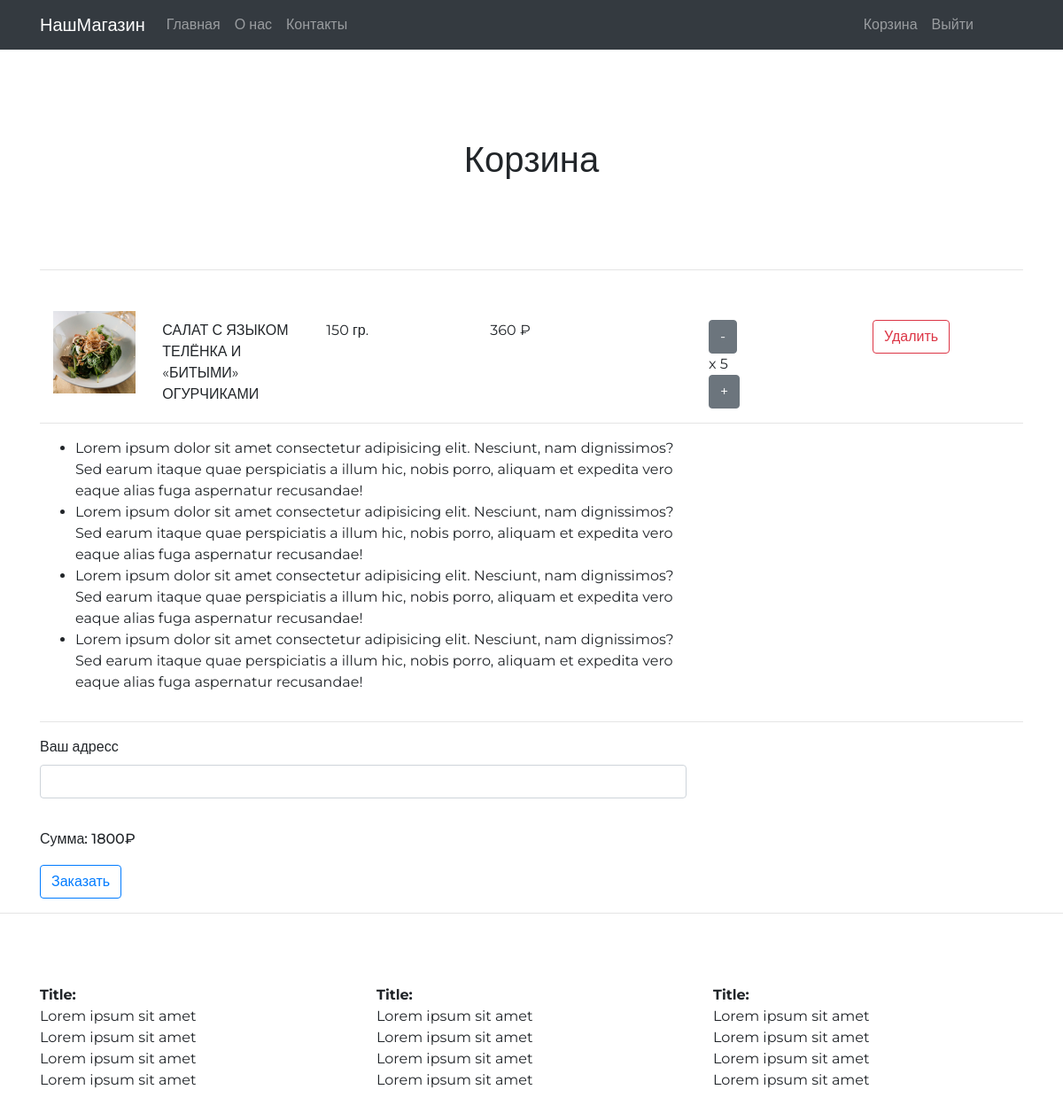
Screenshot of /basket/ (signed in) with the database file from the repository.
### shop/models.py (models this page shows, shortened)
class BasketsItem(models.Model):
    user = models.ForeignKey(User, on_delete=models.CASCADE)
    product = models.ForeignKey("Product", on_delete=models.CASCADE)
    num = models.IntegerField()

class Product(models.Model):
    name = models.TextField()
    description = models.TextField()
    weight = models.IntegerField()
    price = models.IntegerField()
    category = models.ForeignKey("Category", on_delete=models.CASCADE)
    image = models.ImageField(upload_to='products_pics')

### shop/views.py (the view, shortened to what this page needs)
# urls.py: path('basket/', views.basket, name='basket-page'),
def basket(request):
    basket = Basket.objects.get(user=request.user)
    basket_items = BasketsItem.objects.filter(user=basket.user)
    total_price = 0
    for item in basket_items:
        total_price += item.product.price * item.num
    ctx = {
        'baskets_item' : basket_items,
        'total_price' : total_price,
        'basket' : basket
    }
    return render(request, 'shop/basket.html', context=ctx)

### shop/templates/shop/basket.html (shortened to what this page needs)
{% extends 'shop/base.html' %}
{% load static %}
{% block content %}
<div class="container">
    <h1 class="text-center headline">Корзина</h1>
    <hr>
    <div class="row">
        {% for item in baskets_item  %}
        <div class="col-xs-12 col-lg-12 col-md-12">
            <div class="basketProduct">
                    <div class="col-xs-12 col-sm-8">
                        <div class="row">
                            <div class="col-xs-4 col-sm-2">
                                <img style="width: 100%;" class="img-rounded" src="{{ item.product.image.url }}" alt="">
                            </div>
                            <div class="col-xs-6 col-sm-3">
                                <div class="name"><span>{{ item.product.name }}</span></div>
                            </div>
                            <div class="col-xs-6 col-sm-3">
                                <div class="weight"><span>{{ item.product.weight }}</span> гр.</div>
                            </div>
                            <div class="col-xs-6 col-sm-3">
                                <div class="cost"><span>{{ item.product.price }}</span> ₽</div>
                            </div>
                        </div>
                    </div>
                    <div class="col-xs-6 col-sm-4" >
                        <div class="row">
                            <div class="col-xs-6 col-sm-6">
                                <div class="name">
                                    <form method="POST" action="{% url 'basket-page' %}">
                                        <button class="btn btn-secondary">-</button>
                                    </form>
                                    x {{ item.num }}
                                    <form method="POST" action="{% url 'basket-page' %}">
                                        <button class="btn btn-secondary">+</button>
                                    </form>
                                </div>
                            </div>
                            <form method="POST" action="{% url 'basket-page' %}">
                                <div class="col-xs-6 col-sm-6">
                                    <button type="submit" class="btn btn-outline-danger">Удалить</button>
                                </div>
                            </form>
                        </div>
                    </div>
            </div>
        </div>
        {% endfor %}
    </div>
    <hr>
    <div class="order">
        <div class="row">
            <div class="col-xs-12 col-lg-8">
                <ul>
                    <li>Lorem ipsum dolor sit amet consectetur adipisicing elit. Nesciunt, nam dignissimos? Sed earum itaque quae perspiciatis a illum hic, nobis porro, aliquam et expedita vero eaque alias fuga aspernatur recusandae!</li>
                    <li>Lorem ipsum dolor sit amet consectetur adipisicing elit. Nesciunt, nam dignissimos? Sed earum itaque quae perspiciatis a illum hic, nobis porro, aliquam et expedita vero eaque alias fuga aspernatur recusandae!</li>
                    <li>Lorem ipsum dolor sit amet consectetur adipisicing elit. Nesciunt, nam dignissimos? Sed earum itaque quae perspiciatis a illum hic, nobis porro, aliquam et expedita vero eaque alias fuga aspernatur recusandae!</li>
                    <li>Lorem ipsum dolor sit amet consectetur adipisicing elit. Nesciunt, nam dignissimos? Sed earum itaque quae perspiciatis a illum hic, nobis porro, aliquam et expedita vero eaque alias fuga aspernatur recusandae!</li>
                </ul>
            </div>
        </div>
        <form action="{% url 'basket-page' %}" method="POST">
        <hr>
        <div class="row">
            <div class="col-xs-6 col-lg-8">
                <div class="form-group">
                    <label for="AdressInput">Ваш адресс</label>
                    <input type="text" name="adress" class="form-control" id="AdressInput" aria-describedby="adress">
                </div>
            </div>
        </div>
        <div class="row">
            <div class="col-xs-2 col-lg-2">
                <h6 class="total_price">Сумма:   {{ total_price }}₽</h6>
            </div>
        </div>
        <div class="row">
            <div class="col-xs-2 col-lg-2 ">
                    <button class="btn btn-outline-primary">Заказать</button>
            </div>
        </div>
        </form>
    </div>
</div>
{% endblock content %}

### shop/static/shop/style.css (style rules this page uses)
body { font-family: 'Montserrat', sans-serif; margin: 0; padding: 0; }
.headline { margin-top: 100px; margin-bottom: 100px; }
.basketProduct { margin-top: 30px; margin-bottom: 30px; }
.name, .weight, .cost, .btn-outline-danger { margin-top: 10px; }
.total_price { margin-top: 20px; width: 200px; margin-bottom: 20px; }
.col-xs-12 { width: 100%; }
.col-xs-1, .col-xs-2, .col-xs-3, .col-xs-4, .col-xs-5, .col-xs-6, .col-xs-7, .col-xs-8, .col-xs-9, .col-xs-10, .col-xs-11, .col-xs-12 { float: left; }

### rows the page displays
BasketsItem: product.image (picture), product.name "САЛАТ С ЯЗЫКОМ ТЕЛЁНКА И «БИТЫМИ» ОГУРЧИКАМИ", product.weight "150", product.price "360", num "5"

### other values shown
{{ total_price }} "1800"
